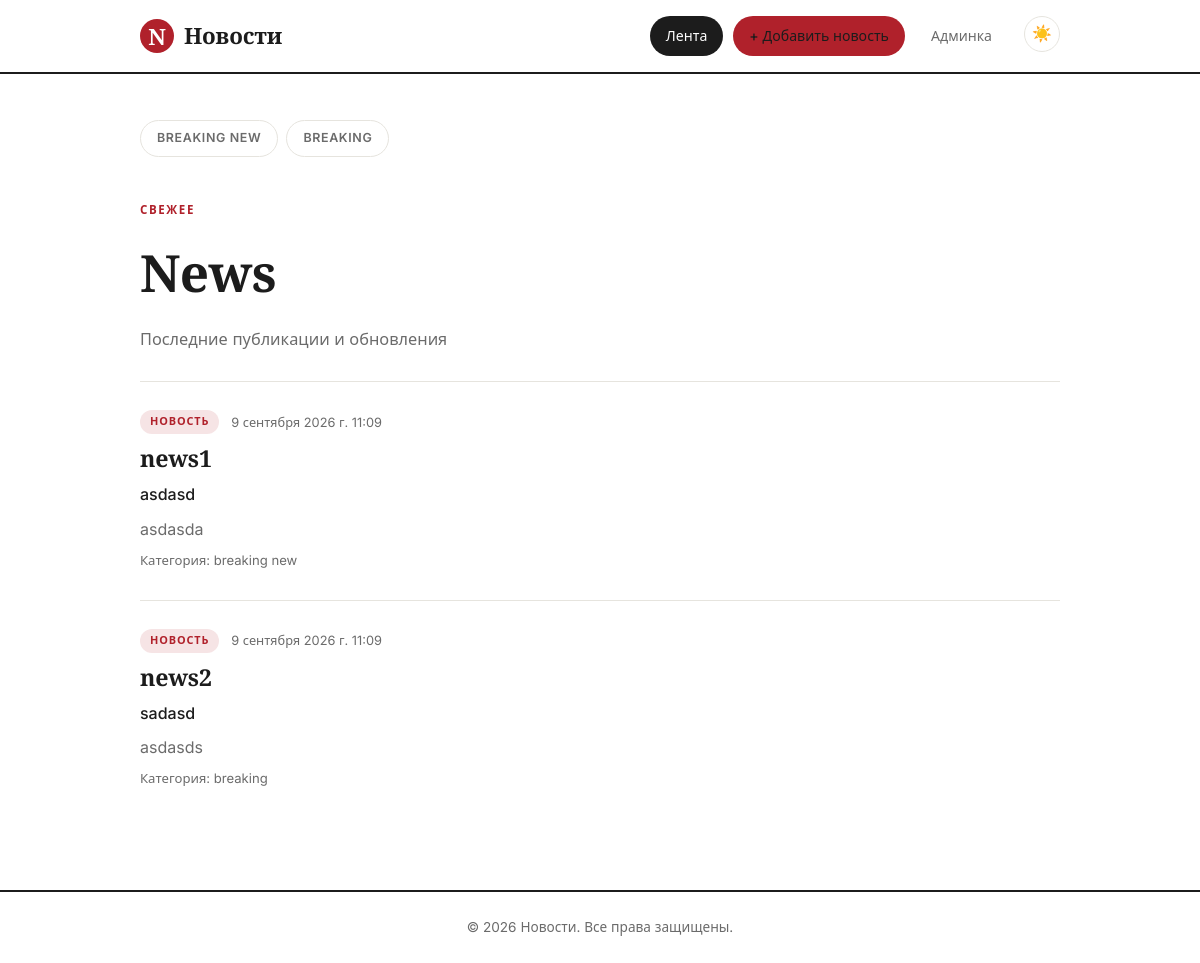
Before: / with the older database file.
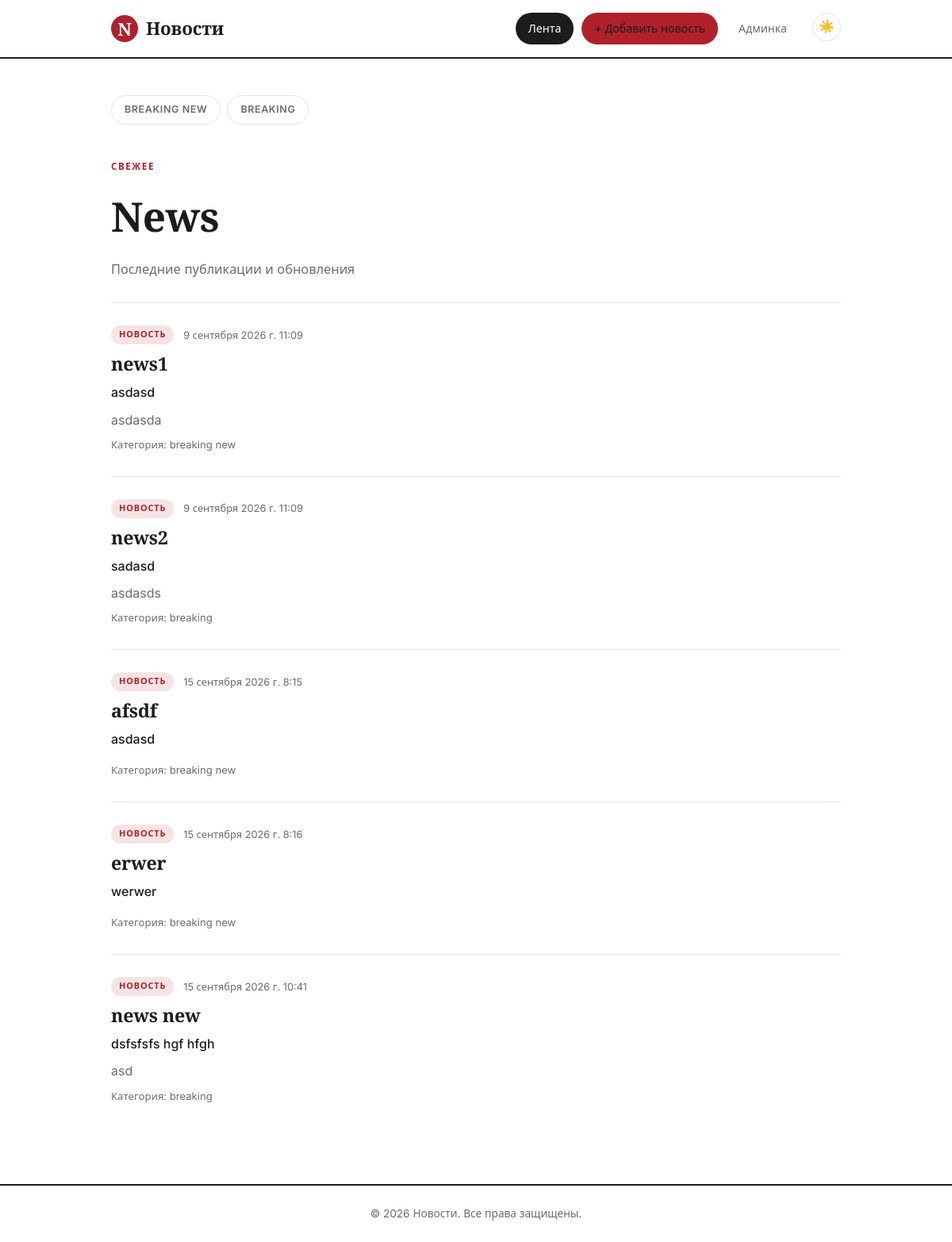
After: the same page with the newer database file.
### news/models.py (models this page shows, shortened)
class Category(models.Model):
    title = models.CharField(max_length=199)
    def get_absolute_url(self):
        return reverse('category', kwargs={"category_id":self.pk})
    def __str__(self):
        return self.title

class News(models.Model):
    image = models.ImageField(upload_to="news/", blank=True, null=True, default='default/new.jpg')
    news = models.CharField(max_length=100)
    description = models.TextField()
    is_published = models.BooleanField(default=True)
    created_at = models.DateTimeField(auto_now_add=True)
    content = models.TextField()
    Category = models.ForeignKey('Category', on_delete = models.PROTECT,null = True,default=1)
    class Meta:
        verbose_name = 'News'
        verbose_name_plural = 'News'

### news/views.py (the view)
# urls.py: path('', views.main, name='main'),
def main(request):
    news = News.objects.all()
    context = {'title': 'News',
                'news': news,
                }
    return render(request, 'main.html', context=context)

### news/templatetags/news_tags.py (called while the page is built)
@register.simple_tag()
def get_categories():
    return Category.objects.all()

@register.inclusion_tag('list_categories.html')
def show_categories():
    categories = Category.objects.all()
    return {"categories": categories}

### templates/main.html
{% extends "base.html" %}
{% block content %}
    {% include 'inc/_category.html' %}
    <main class="container page">
        <section class="page-hero">
            <p class="page-hero__eyebrow">Свежее</p>
            <h1 class="page-hero__title">{{ title }}</h1>
            <p class="page-hero__subtitle">Последние публикации и обновления</p>
        </section>
        <section class="news">
            {% for item in news %}
                <article class="news-card">
                    <div class="news-card__meta">
                        <span class="news-card__badge">Новость</span>
                        <time class="news-card__date">{{ item.created_at }}</time>
                    </div>
                    <h2 class="news-card__title">{{ item.news }}</h2>
                    <p class="news-card__description">{{ item.description }}</p>
                    <p class="news-card__content">{{ item.content }}</p>
                    <p class="news-card__category">Категория: {{ item.Category }}</p>
                </article>
            {% empty %}
                <div class="news-empty">
                    <h2>Пока нет новостей</h2>
                    <p>Добавьте первую публикацию через админ-панель.</p>
                </div>
            {% endfor %}
        </section>
    </main>
{% endblock %}

### templates/list_categories.html
    <div class="category">
        {% for item in categories %}
            <a href="{{item.get_absolute_url}}" class="category__link">{{ item.title }}</a>
        {% endfor %}
    </div>

Changed rows visible on the page:
added News: created_at "15 сентября 2026 г. 8:15", news "afsdf", description "asdasd", Category "breaking new"
added News: created_at "15 сентября 2026 г. 8:16", news "erwer", description "werwer", Category "breaking new"
added News: created_at "15 сентября 2026 г. 10:41", news "news new", description "dsfsfsfs hgf hfgh", content "asd", Category "breaking"
